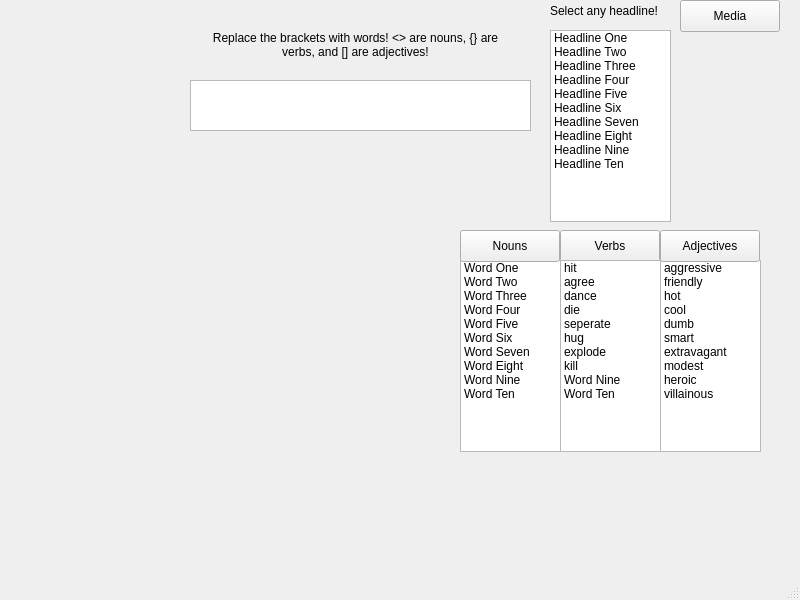
<?xml version="1.0" encoding="UTF-8"?>
<ui version="4.0">
 <class>MainWindow</class>
 <widget class="QMainWindow" name="MainWindow">
  <property name="geometry">
   <rect>
    <x>0</x>
    <y>0</y>
    <width>800</width>
    <height>600</height>
   </rect>
  </property>
  <property name="windowTitle">
   <string>MainWindow</string>
  </property>
  <widget class="QWidget" name="centralwidget">
   <widget class="QListWidget" name="nounList">
    <property name="geometry">
     <rect>
      <x>460</x>
      <y>260</y>
      <width>101</width>
      <height>192</height>
     </rect>
    </property>
    <item>
     <property name="text">
      <string>Word One</string>
     </property>
    </item>
    <item>
     <property name="text">
      <string>Word Two</string>
     </property>
    </item>
    <item>
     <property name="text">
      <string>Word Three</string>
     </property>
    </item>
    <item>
     <property name="text">
      <string>Word Four</string>
     </property>
    </item>
    <item>
     <property name="text">
      <string>Word Five</string>
     </property>
    </item>
    <item>
     <property name="text">
      <string>Word Six</string>
     </property>
    </item>
    <item>
     <property name="text">
      <string>Word Seven</string>
     </property>
    </item>
    <item>
     <property name="text">
      <string>Word Eight</string>
     </property>
    </item>
    <item>
     <property name="text">
      <string>Word Nine</string>
     </property>
    </item>
    <item>
     <property name="text">
      <string>Word Ten</string>
     </property>
    </item>
   </widget>
   <widget class="QListWidget" name="headlineList">
    <property name="geometry">
     <rect>
      <x>550</x>
      <y>30</y>
      <width>121</width>
      <height>192</height>
     </rect>
    </property>
    <item>
     <property name="text">
      <string>Headline One</string>
     </property>
    </item>
    <item>
     <property name="text">
      <string>Headline Two</string>
     </property>
    </item>
    <item>
     <property name="text">
      <string>Headline Three</string>
     </property>
    </item>
    <item>
     <property name="text">
      <string>Headline Four</string>
     </property>
    </item>
    <item>
     <property name="text">
      <string>Headline Five</string>
     </property>
    </item>
    <item>
     <property name="text">
      <string>Headline Six</string>
     </property>
    </item>
    <item>
     <property name="text">
      <string>Headline Seven</string>
     </property>
    </item>
    <item>
     <property name="text">
      <string>Headline Eight</string>
     </property>
    </item>
    <item>
     <property name="text">
      <string>Headline Nine</string>
     </property>
    </item>
    <item>
     <property name="text">
      <string>Headline Ten</string>
     </property>
    </item>
   </widget>
   <widget class="QListWidget" name="adjectiveList">
    <property name="geometry">
     <rect>
      <x>660</x>
      <y>260</y>
      <width>101</width>
      <height>192</height>
     </rect>
    </property>
    <item>
     <property name="text">
      <string>aggressive</string>
     </property>
    </item>
    <item>
     <property name="text">
      <string>friendly</string>
     </property>
    </item>
    <item>
     <property name="text">
      <string>hot</string>
     </property>
    </item>
    <item>
     <property name="text">
      <string>cool</string>
     </property>
    </item>
    <item>
     <property name="text">
      <string>dumb</string>
     </property>
    </item>
    <item>
     <property name="text">
      <string>smart</string>
     </property>
    </item>
    <item>
     <property name="text">
      <string>extravagant</string>
     </property>
    </item>
    <item>
     <property name="text">
      <string>modest</string>
     </property>
    </item>
    <item>
     <property name="text">
      <string>heroic</string>
     </property>
    </item>
    <item>
     <property name="text">
      <string>villainous</string>
     </property>
    </item>
   </widget>
   <widget class="QPushButton" name="verbs">
    <property name="geometry">
     <rect>
      <x>560</x>
      <y>230</y>
      <width>100</width>
      <height>32</height>
     </rect>
    </property>
    <property name="text">
     <string>Verbs</string>
    </property>
   </widget>
   <widget class="QLabel" name="headlineLabel">
    <property name="geometry">
     <rect>
      <x>550</x>
      <y>0</y>
      <width>121</width>
      <height>21</height>
     </rect>
    </property>
    <property name="text">
     <string>Select any headline!</string>
    </property>
   </widget>
   <widget class="QListWidget" name="verbList">
    <property name="geometry">
     <rect>
      <x>560</x>
      <y>260</y>
      <width>101</width>
      <height>192</height>
     </rect>
    </property>
    <item>
     <property name="text">
      <string>hit</string>
     </property>
    </item>
    <item>
     <property name="text">
      <string>agree</string>
     </property>
    </item>
    <item>
     <property name="text">
      <string>dance</string>
     </property>
    </item>
    <item>
     <property name="text">
      <string>die</string>
     </property>
    </item>
    <item>
     <property name="text">
      <string>seperate</string>
     </property>
    </item>
    <item>
     <property name="text">
      <string>hug</string>
     </property>
    </item>
    <item>
     <property name="text">
      <string>explode</string>
     </property>
    </item>
    <item>
     <property name="text">
      <string>kill</string>
     </property>
    </item>
    <item>
     <property name="text">
      <string>Word Nine</string>
     </property>
    </item>
    <item>
     <property name="text">
      <string>Word Ten</string>
     </property>
    </item>
   </widget>
   <widget class="QPushButton" name="nouns">
    <property name="geometry">
     <rect>
      <x>460</x>
      <y>230</y>
      <width>100</width>
      <height>32</height>
     </rect>
    </property>
    <property name="text">
     <string>Nouns</string>
    </property>
   </widget>
   <widget class="QPushButton" name="adjectives">
    <property name="geometry">
     <rect>
      <x>660</x>
      <y>230</y>
      <width>100</width>
      <height>32</height>
     </rect>
    </property>
    <property name="text">
     <string>Adjectives</string>
    </property>
   </widget>
   <widget class="QPushButton" name="media">
    <property name="geometry">
     <rect>
      <x>680</x>
      <y>0</y>
      <width>100</width>
      <height>32</height>
     </rect>
    </property>
    <property name="text">
     <string>Media</string>
    </property>
   </widget>
   <widget class="QTextBrowser" name="headline">
    <property name="geometry">
     <rect>
      <x>190</x>
      <y>80</y>
      <width>341</width>
      <height>51</height>
     </rect>
    </property>
    <property name="html">
     <string>&lt;!DOCTYPE HTML PUBLIC &quot;-//W3C//DTD HTML 4.0//EN&quot; &quot;http://www.w3.org/TR/REC-html40/strict.dtd&quot;&gt;
&lt;html&gt;&lt;head&gt;&lt;meta name=&quot;qrichtext&quot; content=&quot;1&quot; /&gt;&lt;meta charset=&quot;utf-8&quot; /&gt;&lt;style type=&quot;text/css&quot;&gt;
p, li { white-space: pre-wrap; }
hr { height: 1px; border-width: 0; }
li.unchecked::marker { content: &quot;\2610&quot;; }
li.checked::marker { content: &quot;\2612&quot;; }
&lt;/style&gt;&lt;/head&gt;&lt;body style=&quot; font-family:'.AppleSystemUIFont'; font-size:13pt; font-weight:400; font-style:normal;&quot;&gt;
&lt;p style=&quot;-qt-paragraph-type:empty; margin-top:0px; margin-bottom:0px; margin-left:0px; margin-right:0px; -qt-block-indent:0; text-indent:0px;&quot;&gt;&lt;br /&gt;&lt;/p&gt;&lt;/body&gt;&lt;/html&gt;</string>
    </property>
   </widget>
   <widget class="QLabel" name="explanation">
    <property name="geometry">
     <rect>
      <x>210</x>
      <y>20</y>
      <width>291</width>
      <height>51</height>
     </rect>
    </property>
    <property name="font">
     <font>
      <kerning>true</kerning>
     </font>
    </property>
    <property name="layoutDirection">
     <enum>Qt::LeftToRight</enum>
    </property>
    <property name="text">
     <string>Replace the brackets with words! &lt;&gt; are nouns, {} are verbs, and [] are adjectives!</string>
    </property>
    <property name="alignment">
     <set>Qt::AlignCenter</set>
    </property>
    <property name="wordWrap">
     <bool>true</bool>
    </property>
   </widget>
   <zorder>nounList</zorder>
   <zorder>headlineList</zorder>
   <zorder>adjectiveList</zorder>
   <zorder>verbs</zorder>
   <zorder>headlineLabel</zorder>
   <zorder>verbList</zorder>
   <zorder>nouns</zorder>
   <zorder>adjectives</zorder>
   <zorder>headline</zorder>
   <zorder>media</zorder>
   <zorder>explanation</zorder>
  </widget>
  <widget class="QMenuBar" name="menubar">
   <property name="geometry">
    <rect>
     <x>0</x>
     <y>0</y>
     <width>800</width>
     <height>24</height>
    </rect>
   </property>
  </widget>
  <widget class="QStatusBar" name="statusbar"/>
 </widget>
 <resources/>
 <connections/>
</ui>
